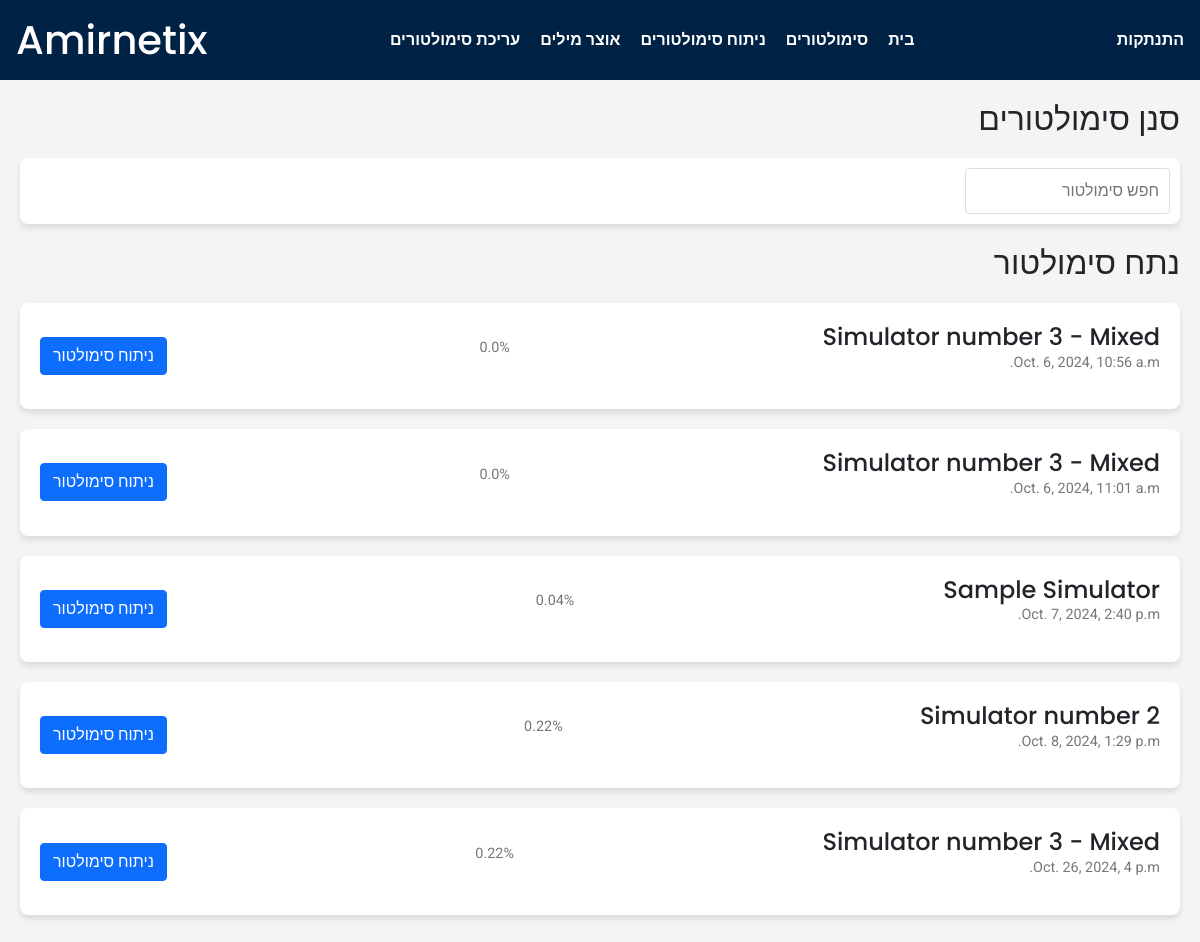
The page /Analysis/ (signed in) on the database as committed earlier.
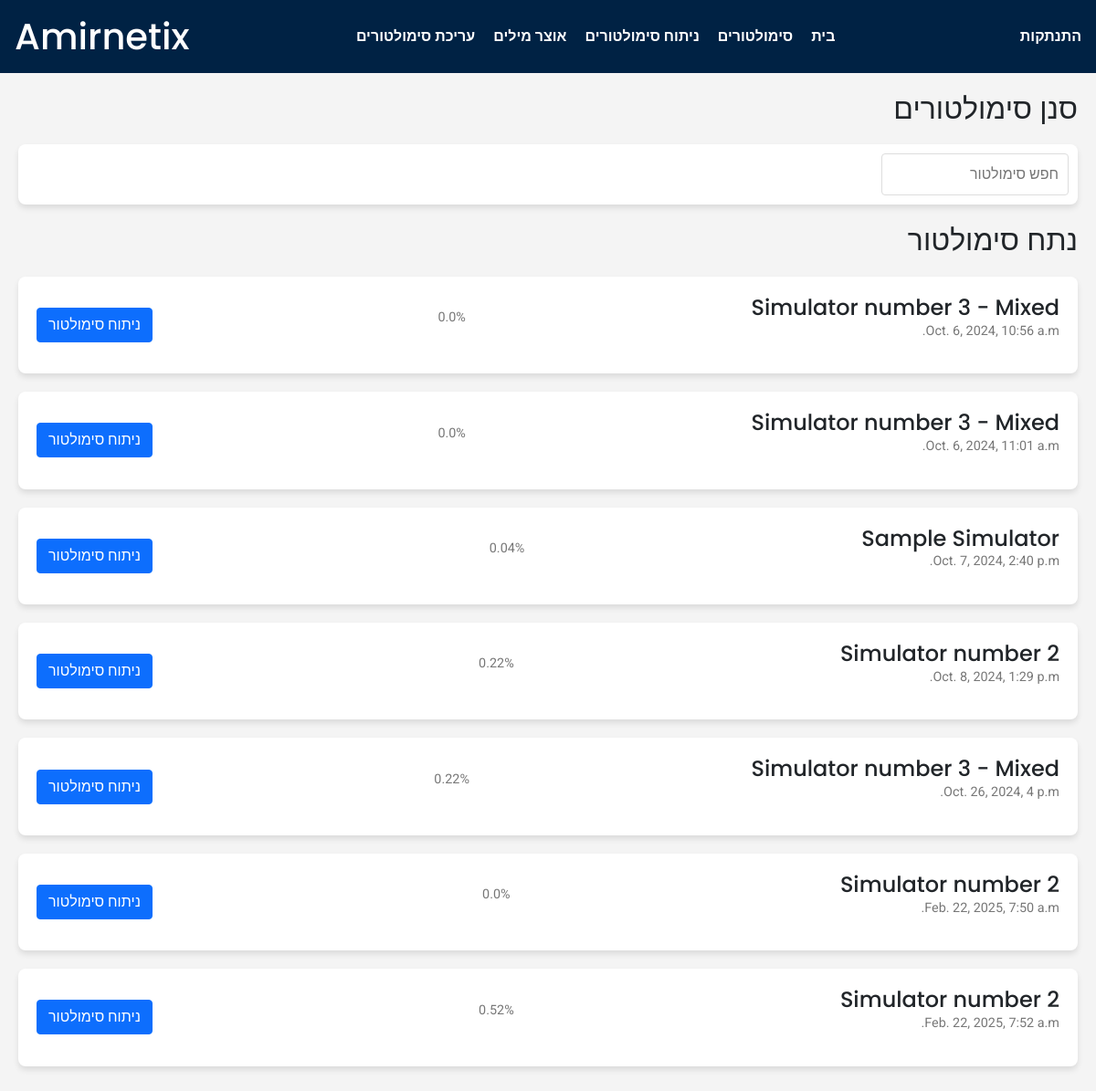
The same page on the database as committed later.
### Simulator/models.py (models this page shows, shortened)
class SimulatorAttempt(models.Model):
    user = models.ForeignKey(CustomUser, on_delete=models.CASCADE, related_name='simulator_attempts')
    simulator = models.ForeignKey(Simulator, on_delete=models.CASCADE, related_name='attempts')
    start_time = models.DateTimeField(auto_now_add=True)
    end_time = models.DateTimeField(blank=True, null=True)
    def get_success_rate(self):
        user_answers = UserAnswer.objects.filter(simulator_attempt = self).all()
        question_cnt = Question.objects.filter(chapter__simulator = self.simulator).count()
        cnt_correct = 0
        for ans in user_answers:
            if ans.selected_option.is_correct:
                cnt_correct += 1
        return round(cnt_correct/question_cnt,2)

class Simulator(models.Model):
    name = models.CharField(max_length=100)
    description = models.TextField(blank=True, null=True)
    level = models.IntegerField(choices=SimulatorLevel.choices, default=SimulatorLevel.MIX)
    create_date = models.DateField(auto_now_add=True)

class UserAnswer(models.Model):
    user = models.ForeignKey(CustomUser, on_delete=models.CASCADE, related_name='user_answers')
    simulator_attempt = models.ForeignKey(SimulatorAttempt, on_delete=models.CASCADE, related_name='user_answers')
    question = models.ForeignKey(Question, on_delete=models.CASCADE, related_name='user_answers')
    selected_option = models.ForeignKey(AnswerOption, on_delete=models.CASCADE)
    timestamp = models.DateTimeField()
    class Meta:
        unique_together = ('user','simulator_attempt', 'question')

class AnswerOption(models.Model):
    question = models.ForeignKey(Question, on_delete=models.CASCADE, related_name='answer_options')
    order = models.PositiveIntegerField()
    description = models.CharField(max_length=255)
    hebrew_desc = models.TextField(default=None, null=True, blank=True)
    is_correct = models.BooleanField(default=False)
    class Meta:
        unique_together = ('question', 'order')
        ordering = ['order']

### Analysis/views.py (the view)
# urls.py: path("", views.index,name='analysis'),
def index(request):
    simulator_attempts = SimulatorAttempt.objects.all()
    return render(request, 'Analysis/index.html',{
        "simulator_attempts" : simulator_attempts
    })

### Analysis/templates/Analysis/index.html (shortened to what this page needs)
{% extends "Analysis/layout.html" %}
{% block body %}
    <div class="container">
        {% if user.is_authenticated %}
        <h2>סנן סימולטורים</h2>
        <div class="filter-section">
            <input type="text" id="search-bar" placeholder="חפש סימולטור" onkeyup="filterSimulators()">
        </div>
        <h2>נתח סימולטור</h2>
        <div id="simulator-list" class="simulator-list">
        {% if simulator_attempts %}
        {% for simulator_attempt in simulator_attempts %}
            <div class="simulator-card" data-level="{{simulator_attempt.simulator.level}}">
                <div>
                    <h3>{{simulator_attempt.simulator.name}}</h3>
                    <p class="details">{{simulator_attempt.start_time}}</p>
                </div>
                <div class="scores">
                    <p class="details">{{simulator_attempt.get_success_rate}}%</p>
                </div>
                <a href="{% url 'analyze_simulator' simulator_id=simulator_attempt.id%}" class="btn btn-primary">ניתוח סימולטור</a>
            </div>
        {% endfor %}
        {% endif %}
        </div>
        {% endif %}
    </div>
{% endblock %}

### Analysis/templates/Analysis/layout.html (shortened to what this page needs)
{% load static %}
<!DOCTYPE html>
<html lang="en" dir="rtl">
<head>
    <link href="https://cdn.jsdelivr.net/npm/bootstrap@5.0.2/dist/css/bootstrap.min.css" rel="stylesheet">
    <link href="{% static 'Analysis/styles.css' %}" rel="stylesheet">
</head>
<body>
    <header>
            <div class="header-container">
                {% if user.is_authenticated %}
                    <a href="/logout" class="li-a">התנתקות</a>
                {% else %}
                    <a href="/register" class="btn btn-outline-primary">הרשמה</a>
                    <a href="/login" class="btn btn-outline-secondary">התחברות</a>
                {% endif %}
            </div>
            <div class="header-container">
            <nav>
                <ul>
                    <li><a class="li-a" href="/">בית</a></li>
                    <li><a class="li-a" href="/Simulator">סימולטורים</a></li>
                    <li><a class="li-a" href="/Analysis/">ניתוח סימולטורים</a></li>
                    <li><a class="li-a" href="/Analysis/english_vocab">אוצר מילים</a></li>
                    {% if user.is_authenticated and user.is_superuser %}
                        <li><a class="li-a" href="/Management">עריכת סימולטורים</a></li>
                    {% endif %}
                </ul>
            </nav>
            </div>
            <div class="header-container">
                <h1>Amirnetix{% block header %}{% endblock %}</h1>
            </div>
    </header>
    {% block body %}
    {% endblock %}
</body>
</html>

### Analysis/static/Analysis/styles.css (style rules this page uses)
body { font-family: 'Roboto', sans-serif; margin: 0; padding: 0; background-color: #f4f4f4; }
h1, h2, h3 { font-family: 'Poppins', sans-serif; }
.container { max-width: 1200px; margin: auto; padding: 20px; justify-content: space-between; }
a { text-decoration: none; color: #333; }
header { background-color: #002244; color: white; justify-content: space-between; display: flex; }
.header-container { display: flex; margin: 16px; justify-content: center; align-items: center; text-align: center; }
header h1 { margin: 0; }
nav ul { list-style: none; padding: 0; margin: 0; display: flex; }
nav ul li { margin-right: 20px; }
.li-a { color: white; font-weight: 600; align-items: center; }
.filter-section { display: flex; justify-content: space-between; margin: 20px 0; padding: 10px; background-color: #fff; border-radius: 8px; box-shadow: 0 4px 6px rgba(0, 0, 0, 0.1); }
.filter-section select, .filter-section input { padding: 10px; border-radius: 4px; border: 1px solid #ddd; }
.simulator-list { margin-top: 20px; }
.simulator-card { display: flex; justify-content: space-between; background-color: #fff; padding: 20px; border-radius: 8px; box-shadow: 0 4px 6px rgba(0, 0, 0, 0.1); margin-bottom: 20px; align-items: center; }
.simulator-card h3 { margin: 0; font-size: 1.5em; }
.simulator-card .details { font-size: 0.9em; color: #777; }

Rows that differ between the two databases and show on the page:
added SimulatorAttempt: simulator.name "Simulator number 2", start_time "Feb. 22, 2025, 7:50 a.m.", get_success_rate "0.0"
added SimulatorAttempt: simulator.name "Simulator number 2", start_time "Feb. 22, 2025, 7:52 a.m.", get_success_rate "0.52"
